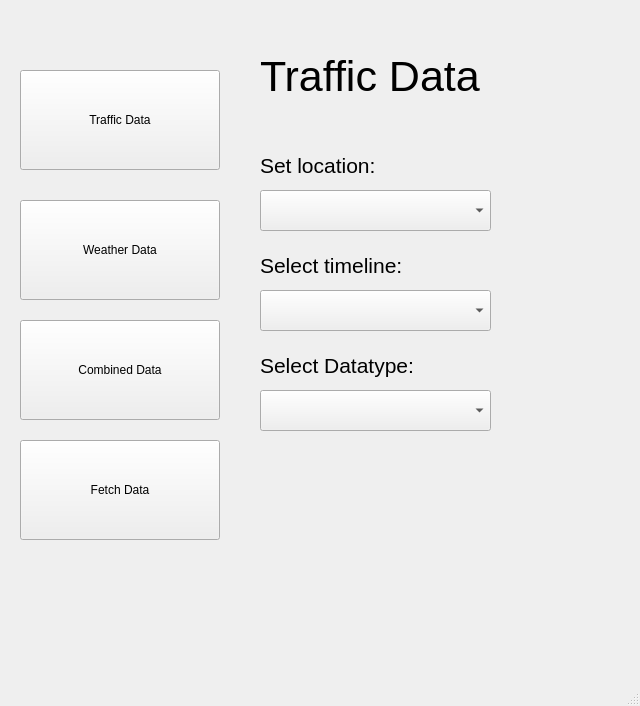
<?xml version="1.0" encoding="UTF-8"?>
<ui version="4.0">
 <class>MainWindow</class>
 <widget class="QMainWindow" name="MainWindow">
  <property name="geometry">
   <rect>
    <x>0</x>
    <y>0</y>
    <width>640</width>
    <height>706</height>
   </rect>
  </property>
  <property name="windowTitle">
   <string>MainWindow</string>
  </property>
  <widget class="QWidget" name="centralwidget">
   <widget class="QLabel" name="locationLabel">
    <property name="geometry">
     <rect>
      <x>260</x>
      <y>150</y>
      <width>121</width>
      <height>31</height>
     </rect>
    </property>
    <property name="font">
     <font>
      <pointsize>16</pointsize>
     </font>
    </property>
    <property name="text">
     <string>Set location: </string>
    </property>
   </widget>
   <widget class="QLabel" name="timelineLabel">
    <property name="geometry">
     <rect>
      <x>260</x>
      <y>250</y>
      <width>151</width>
      <height>31</height>
     </rect>
    </property>
    <property name="font">
     <font>
      <pointsize>16</pointsize>
     </font>
    </property>
    <property name="text">
     <string>Select timeline:</string>
    </property>
   </widget>
   <widget class="QLabel" name="datatypeLabel">
    <property name="geometry">
     <rect>
      <x>260</x>
      <y>350</y>
      <width>171</width>
      <height>31</height>
     </rect>
    </property>
    <property name="font">
     <font>
      <pointsize>16</pointsize>
     </font>
    </property>
    <property name="text">
     <string>Select Datatype:</string>
    </property>
   </widget>
   <widget class="QComboBox" name="locationDropDown">
    <property name="geometry">
     <rect>
      <x>260</x>
      <y>190</y>
      <width>231</width>
      <height>41</height>
     </rect>
    </property>
   </widget>
   <widget class="QComboBox" name="timelineDropDown">
    <property name="geometry">
     <rect>
      <x>260</x>
      <y>290</y>
      <width>231</width>
      <height>41</height>
     </rect>
    </property>
   </widget>
   <widget class="QComboBox" name="datatypeDropDown">
    <property name="geometry">
     <rect>
      <x>260</x>
      <y>390</y>
      <width>231</width>
      <height>41</height>
     </rect>
    </property>
   </widget>
   <widget class="QLabel" name="dataLabel">
    <property name="geometry">
     <rect>
      <x>260</x>
      <y>50</y>
      <width>351</width>
      <height>52</height>
     </rect>
    </property>
    <property name="maximumSize">
     <size>
      <width>16777215</width>
      <height>100</height>
     </size>
    </property>
    <property name="font">
     <font>
      <pointsize>32</pointsize>
     </font>
    </property>
    <property name="text">
     <string>Traffic Data</string>
    </property>
   </widget>
   <widget class="QPushButton" name="fetchDataButton">
    <property name="geometry">
     <rect>
      <x>20</x>
      <y>440</y>
      <width>200</width>
      <height>100</height>
     </rect>
    </property>
    <property name="maximumSize">
     <size>
      <width>200</width>
      <height>100</height>
     </size>
    </property>
    <property name="text">
     <string>Fetch Data</string>
    </property>
    <property name="iconSize">
     <size>
      <width>100</width>
      <height>100</height>
     </size>
    </property>
   </widget>
   <widget class="QPushButton" name="weatherButton">
    <property name="geometry">
     <rect>
      <x>20</x>
      <y>200</y>
      <width>200</width>
      <height>100</height>
     </rect>
    </property>
    <property name="maximumSize">
     <size>
      <width>200</width>
      <height>100</height>
     </size>
    </property>
    <property name="text">
     <string>Weather Data</string>
    </property>
    <property name="iconSize">
     <size>
      <width>100</width>
      <height>100</height>
     </size>
    </property>
    <property name="checkable">
     <bool>true</bool>
    </property>
   </widget>
   <widget class="QPushButton" name="trafficButton">
    <property name="geometry">
     <rect>
      <x>20</x>
      <y>70</y>
      <width>200</width>
      <height>100</height>
     </rect>
    </property>
    <property name="maximumSize">
     <size>
      <width>200</width>
      <height>100</height>
     </size>
    </property>
    <property name="autoFillBackground">
     <bool>false</bool>
    </property>
    <property name="text">
     <string>Traffic Data</string>
    </property>
    <property name="iconSize">
     <size>
      <width>100</width>
      <height>100</height>
     </size>
    </property>
    <property name="checkable">
     <bool>true</bool>
    </property>
   </widget>
   <widget class="QPushButton" name="combinedButton">
    <property name="geometry">
     <rect>
      <x>20</x>
      <y>320</y>
      <width>200</width>
      <height>100</height>
     </rect>
    </property>
    <property name="maximumSize">
     <size>
      <width>200</width>
      <height>100</height>
     </size>
    </property>
    <property name="baseSize">
     <size>
      <width>0</width>
      <height>0</height>
     </size>
    </property>
    <property name="text">
     <string>Combined Data</string>
    </property>
    <property name="iconSize">
     <size>
      <width>100</width>
      <height>100</height>
     </size>
    </property>
    <property name="checkable">
     <bool>true</bool>
    </property>
   </widget>
  </widget>
  <widget class="QMenuBar" name="menubar">
   <property name="geometry">
    <rect>
     <x>0</x>
     <y>0</y>
     <width>640</width>
     <height>21</height>
    </rect>
   </property>
  </widget>
  <widget class="QStatusBar" name="statusbar"/>
 </widget>
 <resources/>
 <connections/>
</ui>
